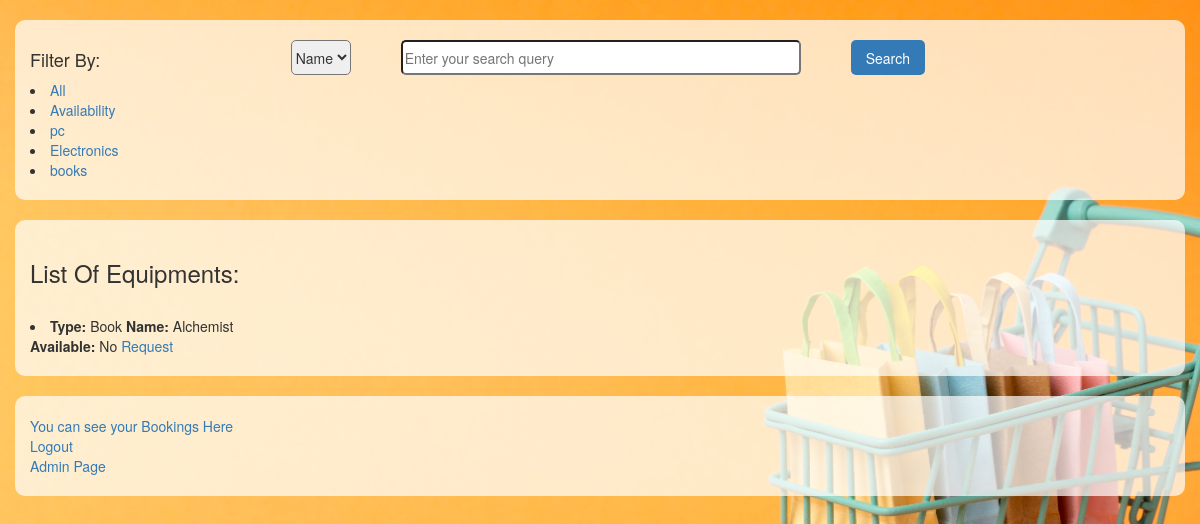
The app's page /filter_equipments/Book (signed in), older data.
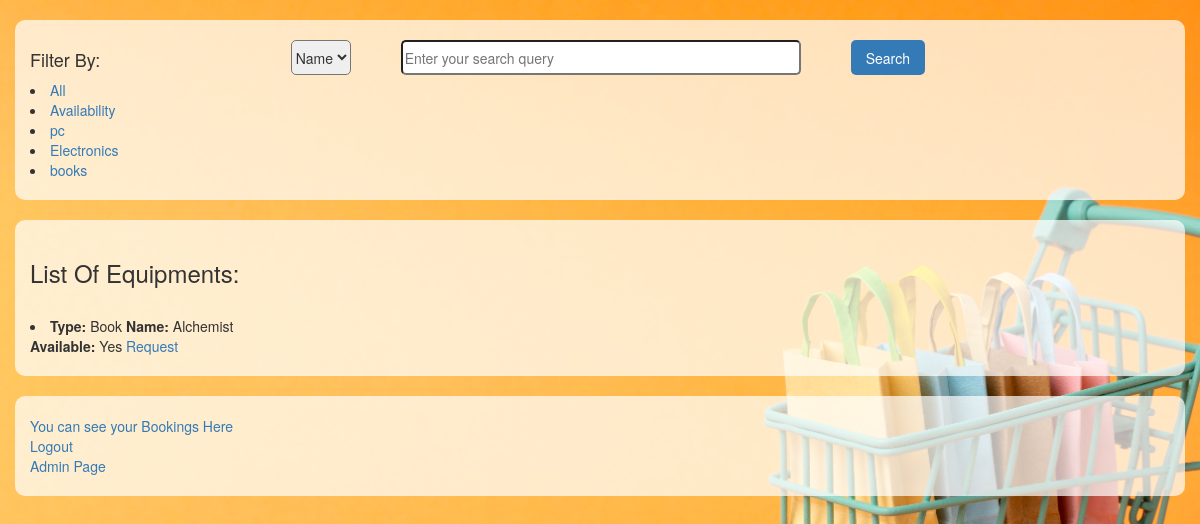
The same page, newer data.
### login_logout/models.py (models this page shows, shortened)
class Books(models.Model):
    euipment_name = models.CharField(max_length=150)
    euipment_type = models.CharField(max_length=150, null=True, blank=True)
    requested_or_not = models.BooleanField(default=False)
    booked_or_not = models.BooleanField(default=False)
    availabilty = models.BooleanField(default=True, null=True, blank=True)
    return_days = models.IntegerField(default=3, null=True, blank=True)
    requested_user_id = models.ForeignKey(User, on_delete=models.CASCADE, default=None, null=True, blank=True)
    class Meta:
        verbose_name = 'Book'

### login_logout/views.py (the view)
# urls.py: path('filter_equipments/<str:keyword>', views.filter_equipments, name='filter_equipments'),
@login_required
def filter_equipments(request, keyword):
    if keyword  == 'Book':
        books = Books.objects.filter(euipment_type='Book')
        return render(request, 'success_page.html', {'books': books , 'book_type': 'Book'})
    elif keyword == 'Pc':
        books = Books.objects.filter(euipment_type='Pc')
        return render(request, 'success_page.html', {'books': books , 'book_type': 'Pc'})
    elif keyword == 'Electronics':
        books = Books.objects.filter(euipment_type='Electronics')
        return render(request, 'success_page.html', {'books': books , 'book_type': 'Electronics'})
    elif keyword == 'all':
        books = Books.objects.all()
        return render(request, 'success_page.html', {'books': books , 'book_type': 'all'})
    elif keyword == 'availability':
        books = Books.objects.filter(availabilty = True)
        return render(request, 'success_page.html', {'books': books , 'book_type': 'availability'})
    else:
        books = Books.objects.filter(requested_or_not = False, booked_or_not=False)
        return render(request, 'success_page.html', {'books': books})

### templates/success_page.html (shortened to what this page needs)
<!DOCTYPE html>
<html lang="en">
<head>
    <link href="//netdna.bootstrapcdn.com/bootstrap/3.1.0/css/bootstrap.min.css" rel="stylesheet" id="bootstrap-css">
</head>
<body>
<div class="container">
    <div class="row">
        <div class="col-xs-2">
            <h4>Filter By:</h4>
            <li>
                <a href ="{% url 'filter_equipments' 'all' %}">All </a>
            </li>
            <li>
                <a href="{% url 'filter_equipments' 'availability' %}">Availability</a>
            </li>
            <li>
                <a href="{% url 'filter_equipments' 'Pc' %}">pc</a>
            </li>
            <li>
                <a href="{% url 'filter_equipments' 'Electronics' %}">Electronics</a>
            </li>
            <li>
                <a href="{% url 'filter_equipments' 'Book' %}">books</a>
            </li>
        </div>
        <div class="col-xs-8">
            <form method="POST" action="/search_by_typing/" class="search-form">
                <select id="optionSelect" name="optionSelect">
                    <option value="name" selected>Name</option>
                </select>
                <input type="text" name="query" placeholder="Enter your search query">
                <input type="submit" value="Search"/>
            </form>
        </div>
	</div>
</div>
<div class="container equipment-list">
<h3>List Of Equipments:</h3>
{% if book_type == 'all' %}
    {% for book in books %}
        <br>
        <li><b>Type: </b>{{ book.euipment_type }}  <b> Name: </b>{{ book.euipment_name }}</li> <b>Available: </b>{% if book.availabilty %} Yes {% else %} No{% endif %}
        <a href="{% url 'request_for_all' book.id  %}">Request</a>
        <br>
    {% endfor %}
{% elif book_type == 'Book' %}
    {% for book in books %}
        <br>
        <li><b>Type: </b>{{ book.euipment_type }}  <b> Name: </b>{{ book.euipment_name }}</li> <b>Available: </b>{% if book.availabilty%} Yes {% else %} No{% endif%}
        <a href="{% url 'request_for_Book' book.id  %}">Request</a>
        <br>
    {% endfor %}
{% endif %}
</div>
<div class="container links-section">
    <a href="{% url 'users_reservations' %}" class="custom-link">You can see your Bookings Here</a>
    <br>
    <a href="{% url 'logout' %}" class="custom-link">Logout</a>
    <br>
    <a href="{% url 'admin_panel' %}" class="custom-link">Admin Page</a>
</div>
</body>
</html>

Row changes from the older to the newer data that the page shows:
changed Books "Book": availabilty "No" → "Yes"
